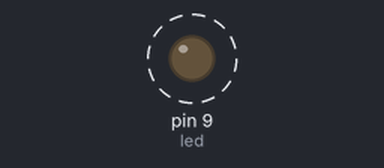
Bench run of a sketch on a simulated Arduino Uno, built with avr-gcc and run on an emulated ATmega328P. Shown: output pins drawn as LEDs (lit = HIGH). Dashed ring = blinking.

Above: at 0.15 s.
Timing chart, 0 to 3.0 s (numbered marks = the images above):
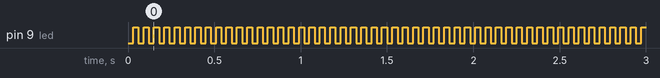

The sketch:

Fade.ino
```cpp
int led = 9;
int brightness = 0;
int fadeAmount = 255;

void setup() {
  pinMode(led, OUTPUT);
}

void loop() {
  analogWrite(led, brightness);
  brightness = brightness + fadeAmount;
  if (brightness <= 0 || brightness >= 255) {
    fadeAmount = -fadeAmount;
  }
  delay(30);
}
```

Measured:
- by itself, pin 9 (led): alternates HIGH for 0.03 s and LOW for 0.03 s
